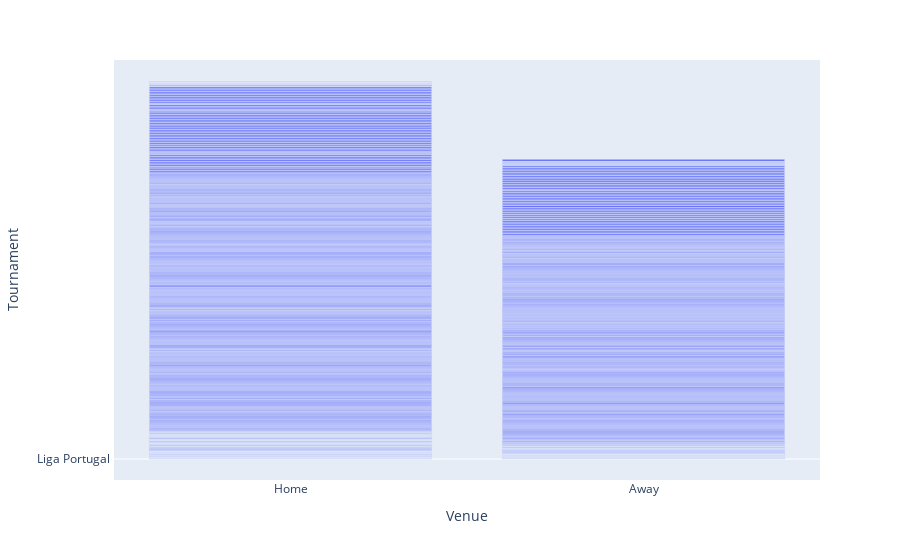

Source (notebook cell):
### Code cell


### Figure 1 — Plotly figure (JSON) as saved in the notebook; plotly's stock layout.template omitted (floating-point values rounded to 4 significant figures; data arrays with more than 128 entries replaced by an {"elided": "..."} marker saying what was removed)
{"data": [{"alignmentgroup": "True", "hovertemplate": "Venue=%{x}<br>Tournament=%{y}<extra></extra>", "legendgroup": "", "marker": {"color": "#636efa", "pattern": {"shape": ""}}, "name": "", "offsetgroup": "", "orientation": "v", "showlegend": false, "textposition": "auto", "type": "bar", "x": {"elided": "699 str values"}, "xaxis": "x", "y": {"elided": "699 str values"}, "yaxis": "y"}], "layout": {"barmode": "relative", "legend": {"tracegroupgap": 0}, "margin": {"t": 60}, "xaxis": {"anchor": "y", "domain": [0, 1], "title": {"text": "Venue"}}, "yaxis": {"anchor": "x", "domain": [0, 1], "title": {"text": "Tournament"}}}}
